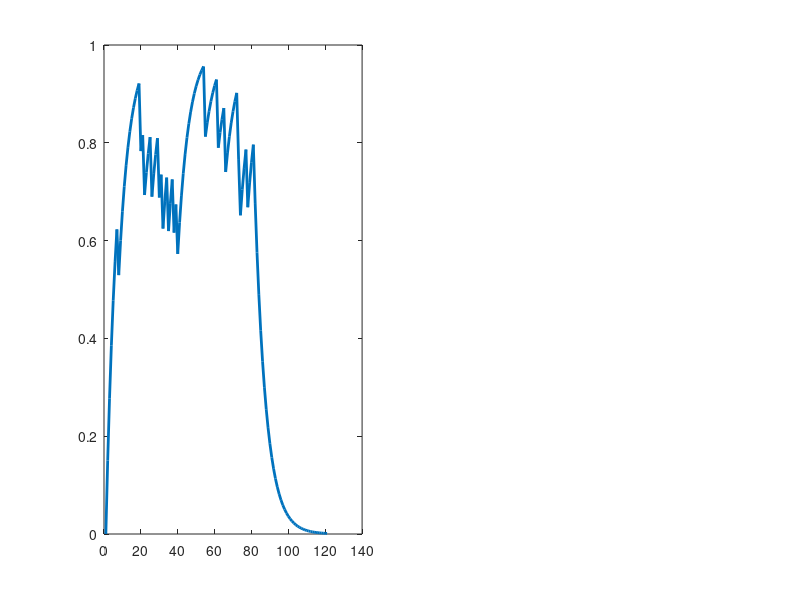

Write the MATLAB code that produced this figure. (Note: this script raises an error after producing the figure.)
%% Chapter 42 lab — AI and Neuroscience (MATLAB)
%[text] In this lab you will build the two computational bridges between artificial
%[text] and biological networks described in Chapter 42, using base MATLAB only —
%[text] no deep learning toolboxes required. Part 1 simulates error-driven learning
%[text] with the Rescorla–Wagner and temporal difference (TD) models and shows that
%[text] the TD prediction error reproduces the classic phasic dopamine signal: a
%[text] burst to unexpected reward that transfers to the predictive cue with
%[text] learning, and a dip when an expected reward is omitted. Part 2 is a toy
%[text] representational similarity analysis (RSA): we train a tiny multilayer
%[text] network with hand-coded backpropagation and show that training for a task
%[text] is what makes a layer's representational geometry match a category-coding
%[text] "brain region" — the logic of the Yamins et al. experiment (Figure 42.3).
%[text]
%[text] Adapted from the CANlab Computational Foundations course (github.com/canlab).
%[text] Runs in base MATLAB (CanlabCore is not needed for this lab).

%% Part 1.1 — Rescorla–Wagner: acquisition and extinction
%[text] The agent keeps a value estimate V for a cue and updates it from the
%[text] prediction error, the mismatch between reward received and reward expected:
%[text]
%[text] $$V_{t+1} = V_t + \alpha\,\delta_t, \qquad \delta_t = R_t - V_t$$
%[text]
%[text] A cue is rewarded on 80% of trials for 80 trials (acquisition), then
%[text] reward stops (extinction).

rng(42);
alpha = 0.15;
n_trials = 120;

r = double(rand(n_trials, 1) < 0.8);   % cue -> reward on 80% of trials
r(81:end) = 0;                         % extinction after trial 80

V = zeros(n_trials + 1, 1);            % value estimate
pe = zeros(n_trials, 1);               % prediction errors
for t = 1:n_trials
    pe(t) = r(t) - V(t);               % prediction error (dopamine-like)
    V(t + 1) = V(t) + alpha * pe(t);   % value update
end

figure('Color', 'w');
subplot(1, 2, 1);
plot(V, 'LineWidth', 2); hold on;
xline(80, '--', 'Color', [.5 .5 .5]);
title('Learned value V'); xlabel('Trial'); ylabel('V');
subplot(1, 2, 2);
plot(pe, 'r'); hold on; yline(0, 'k'); xline(80, '--', 'Color', [.5 .5 .5]);
title('Prediction error \delta'); xlabel('Trial'); ylabel('\delta');

%[text] Early in acquisition, rewards are unexpected: prediction errors are large
%[text] and positive and V climbs toward the true reward rate (0.8). As V
%[text] converges, the errors shrink. At extinction every trial delivers less than
%[text] expected, producing negative prediction errors that drive V back to zero.
%[text] If \delta were a neuron's firing relative to baseline, you would see bursts
%[text] early in learning and dips at extinction — already dopamine-like.

%% Part 1.2 — The learning rate shapes the value trajectory
%[text] A small alpha learns slowly but averages over many outcomes; a large alpha
%[text] chases each recent outcome (fast but volatile, and fast to extinguish).
%[text] Fitted to a participant's choices, this single parameter is a workhorse of
%[text] computational psychiatry.

figure('Color', 'w'); hold on;
for a = [0.05 0.2 0.6]
    Va = zeros(n_trials + 1, 1);
    for t = 1:n_trials
        Va(t + 1) = Va(t) + a * (r(t) - Va(t));
    end
    plot(Va, 'LineWidth', 2, 'DisplayName', sprintf('\\alpha = %.2f', a));
end
xline(80, '--', 'Color', [.5 .5 .5], 'HandleVisibility', 'off');
yline(0.8, ':', 'Color', [.5 .5 .5], 'HandleVisibility', 'off');
title('Value trajectories for different learning rates');
xlabel('Trial'); ylabel('V'); legend('show', 'Location', 'best');

%% Part 1.3 — TD learning: the dopamine signal moves to the cue
%[text] Real dopamine neurons respond at specific moments within a trial, and with
%[text] learning the reward burst disappears and a burst appears at the earliest
%[text] predictive cue. TD learning captures this by assigning a value V(s_t) to
%[text] each time step in the trial:
%[text]
%[text] $$\delta_t = r_t + \gamma V(s_{t+1}) - V(s_t)$$
%[text]
%[text] We simulate a trial as a chain of time steps: a brief inter-trial interval
%[text] (ITI), a cue at step 4, and a reward at step 14. Because cue onset is
%[text] unpredictable, ITI states keep value 0 (they are not updated); the jump
%[text] from 0 to V(cue) is itself a prediction error, producing the persistent
%[text] cue response.

T = 18; cue = 4; rew = 14;             % states within a trial (1-based indices)
gamma = 0.98; alpha_td = 0.10; n_train = 600;

r_trial = zeros(T, 1); r_trial(rew) = 1;

V = zeros(T + 1, 1);                   % V(T+1) = 0 (end of trial)
deltas = zeros(n_train, T);
for trial = 1:n_train
    for t = 1:T
        d = r_trial(t) + gamma * V(t + 1) - V(t);
        deltas(trial, t) = d;
        if t >= cue                    % ITI states stay 0: cue onset unpredictable
            V(t) = V(t) + alpha_td * d;
        end
    end
end

% Probe trial with reward OMITTED (measure the error, no learning)
delta_omit = zeros(T, 1);
for t = 1:T
    delta_omit(t) = 0 + gamma * V(t + 1) - V(t);
end

figure('Color', 'w');
snapshots = {deltas(1, :)', 'Trial 1'; deltas(20, :)', 'Trial 20'; ...
             deltas(end, :)', 'Trial 600'; delta_omit, 'Omission probe'};
for k = 1:4
    subplot(1, 4, k);
    stem(1:T, snapshots{k, 1}, 'filled'); hold on;
    xline(cue, '--g'); xline(rew, '--', 'Color', [1 .6 0]);
    ylim([-1.1 1.1]); title(snapshots{k, 2}); xlabel('Time step in trial');
    if k == 1, ylabel('TD error \delta_t (dopamine-like)'); end
end

%[text] This is the Schultz result. Early in training the prediction error occurs
%[text] at the reward (unexpected reward -> burst). As value propagates backward
%[text] through the state chain, the error shrinks at the reward and marches
%[text] earlier in time. After training, the reward evokes almost no error — the
%[text] burst has transferred to the cue, whose unpredictable onset still carries
%[text] surprise (it appears at the ITI-to-cue transition, one step before the
%[text] dashed cue line: the moment the cue appears). When a fully predicted
%[text] reward is omitted, the error at the
%[text] expected reward time is negative — a dip below baseline, as dopamine
%[text] neurons pause when an expected reward fails to arrive.
%[text]
%[text] In model-based fMRI, trial-by-trial \delta values from a model fitted to
%[text] behavior serve as parametric regressors (Chapter 20), and ventral striatal
%[text] BOLD reliably tracks them. Remember the limits: BOLD is not dopamine, and
%[text] the mapping is an analogy at the level of computation.

%% Part 2.1 — Toy RSA: stimuli and simulated brain regions
%[text] RSA compares two systems at the level of representational geometry. For a
%[text] set of stimuli, each system's representational dissimilarity matrix (RDM)
%[text] holds the pairwise dissimilarities (here 1 - correlation) between the
%[text] response patterns the stimuli evoke. Systems with different units (nodes
%[text] vs. voxels) are compared by correlating their RDMs.
%[text]
%[text] We build 32 stimuli (4 categories x 8 exemplars, 20 features each) with a
%[text] deliberately weak category signal buried under exemplar variation, and two
%[text] simulated regions measured with noise: an early sensory region mixing the
%[text] raw features, and a category-selective region coding category identity.

n_cat = 4; n_ex = 8; n_stim = n_cat * n_ex; n_feat = 20;
categ = repelem((1:n_cat)', n_ex);              % category labels

protos = randn(n_cat, n_feat);                  % category prototypes
X = 0.6 * protos(categ, :) + 1.6 * randn(n_stim, n_feat);
% weak category signal, buried under exemplar-specific variation

early_region = X * randn(n_feat, 60) + 2.0 * randn(n_stim, 60);
onehot = eye(n_cat); onehot = onehot(categ, :);
categ_region = 4.0 * onehot * randn(n_cat, 60) + 2.0 * randn(n_stim, 60);

rdm = @(A) 1 - corr(A');                        % correlation-distance RDM

figure('Color', 'w');
subplot(1, 2, 1); imagesc(rdm(early_region), [0 2]); axis square;
title('Early sensory region RDM'); xlabel('Stimulus'); ylabel('Stimulus');
subplot(1, 2, 2); imagesc(rdm(categ_region), [0 2]); axis square;
title('Category-selective region RDM'); xlabel('Stimulus'); colorbar;

%[text] The category-selective region shows the classic block-diagonal RDM: items
%[text] from the same category evoke similar patterns. The early region's RDM
%[text] reflects idiosyncratic exemplar similarity, because exemplar variation
%[text] dominates the raw features.

%% Part 2.2 — Train a tiny network with hand-coded backpropagation
%[text] One hidden layer of 12 ReLU units, softmax output over 4 categories,
%[text] full-batch gradient descent on the cross-entropy loss plus a little weight
%[text] decay (which encourages the network to discard input directions it does
%[text] not need) — the same algorithm that trains networks with billions of
%[text] parameters.

n_hidden = 12; n_epochs = 2000; lr = 0.5; wd = 3e-3;
Y = eye(n_cat); Y = Y(categ, :);                % one-hot targets

W1 = 0.5 * randn(n_feat, n_hidden); b1 = zeros(1, n_hidden);
W2 = 0.5 * randn(n_hidden, n_cat);  b2 = zeros(1, n_cat);

losses = zeros(n_epochs, 1);
for epoch = 1:n_epochs
    Z1 = X * W1 + b1;                           % forward pass
    A1 = max(Z1, 0);                            % ReLU hidden layer
    S = A1 * W2 + b2;
    P = exp(S - max(S, [], 2)); P = P ./ sum(P, 2);   % softmax
    losses(epoch) = -mean(sum(Y .* log(P + 1e-12), 2));

    dS = (P - Y) / n_stim;                      % backpropagation
    dW2 = A1' * dS + wd * W2; db2 = sum(dS, 1);
    dA1 = dS * W2';
    dZ1 = dA1 .* (Z1 > 0);
    dW1 = X' * dZ1 + wd * W1; db1 = sum(dZ1, 1);

    W2 = W2 - lr * dW2; b2 = b2 - lr * db2;     % gradient descent step
    W1 = W1 - lr * dW1; b1 = b1 - lr * db1;

    if epoch == 1                               % save the UNTRAINED hidden layer
        hidden_untrained = A1;
    end
end
Z1 = X * W1 + b1; hidden_trained = max(Z1, 0);  % layers AFTER training
S = hidden_trained * W2 + b2;
P = exp(S - max(S, [], 2)); P = P ./ sum(P, 2);
output_trained = P;

[~, pred] = max(P, [], 2);
fprintf('final training accuracy: %.0f%%   final loss: %.3f\n', ...
    100 * mean(pred == categ), losses(end));

figure('Color', 'w'); plot(losses, 'LineWidth', 2);
title('Training loss'); xlabel('Epoch'); ylabel('Cross-entropy');

%% Part 2.3 — Compare model RDMs to brain-region RDMs
%[text] Correlate the off-diagonal RDM entries (Spearman) for each model
%[text] representation against each brain region.

layers = {X, hidden_untrained, hidden_trained, output_trained};
layer_names = {'Input features', 'Hidden (untrained)', 'Hidden (trained)', 'Output (trained)'};
regions = {early_region, categ_region};
region_names = {'EarlySensory', 'CategorySelective'};

iu = find(triu(ones(n_stim), 1));               % off-diagonal entries only
rsa = zeros(4, 2);
for i = 1:4
    Ri = rdm(layers{i});
    for j = 1:2
        Rj = rdm(regions{j});
        rsa(i, j) = corr(Ri(iu), Rj(iu), 'type', 'Spearman');
    end
end

disp(array2table(rsa, 'VariableNames', region_names, 'RowNames', layer_names));

figure('Color', 'w');
bar(rsa);
set(gca, 'XTickLabel', layer_names);
ylabel('RDM correlation (Spearman)');
title('Which brain region does each representation resemble?');
legend(region_names, 'Location', 'northwest');

%[text] The raw input and the untrained hidden layer resemble the early sensory
%[text] region: a random ReLU projection largely preserves input geometry. After
%[text] training, the deeper into the network you look, the more categorical the
%[text] geometry becomes: the trained hidden layer sits in between, and the
%[text] trained output layer develops clear block structure, resembling the
%[text] category-selective region far more than the early one. Nothing about the
%[text] brain was used in training; brain-like geometry emerged from optimizing
%[text] task performance, growing more categorical with depth. That is the logic
%[text] of Yamins et al. (Figure 42.3): in CNNs optimized for object recognition,
%[text] intermediate layers match V4 while top layers match IT cortex.
%[text]
%[text] Caveats: a high RDM correlation shows shared geometry, not shared
%[text] mechanism; our "regions" were simulated with the very codes we tested for,
%[text] so real analyses must guard against circularity, use held-out stimuli, and
%[text] compare many candidate models; and backpropagation as used here has no
%[text] accepted biological implementation. See the chapter page for discussion
%[text] and thought questions.
